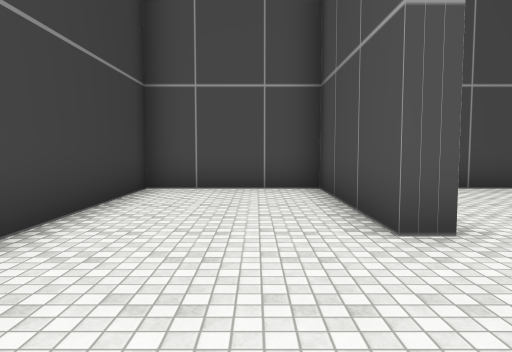
view 1 (above)

16 first-person views from a walk through a scene from a Unity 3-D project. The camera is 1.5 m above the floor, tilts 4° down and sees 70° across. The floor is counted in squares, 2 m on a side. Each view is taken from the middle of a square. On the plan, view 1 faces up. The plan holds only what a view shows up to about 11 squares ahead; the rest is blank. The place goes on beyond the plan. Some surface patterns are stand-ins.

view 2
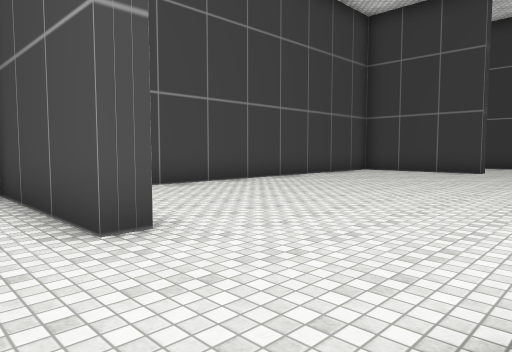

view 3
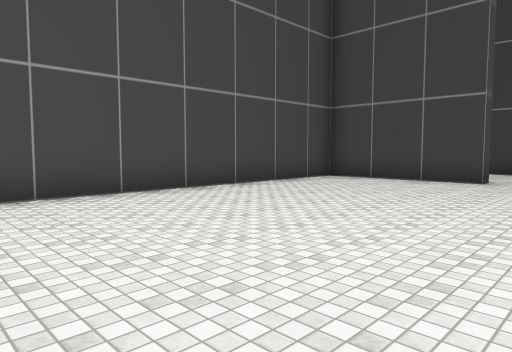

view 4
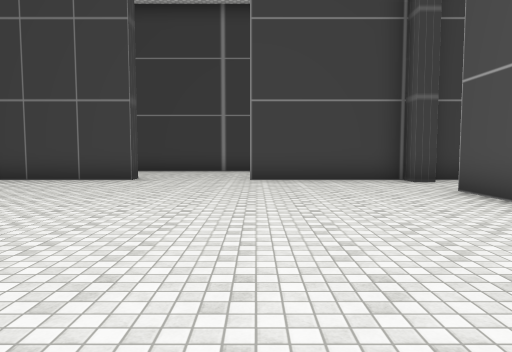

view 5
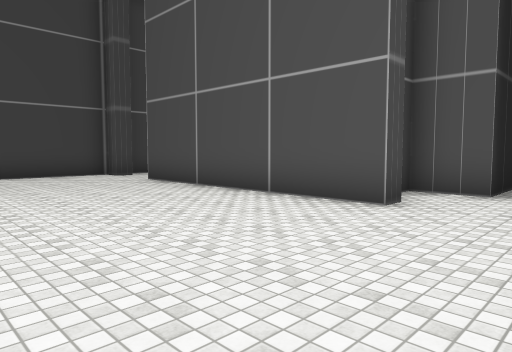

view 6
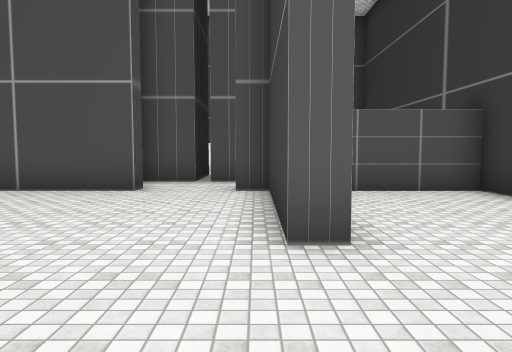

view 7
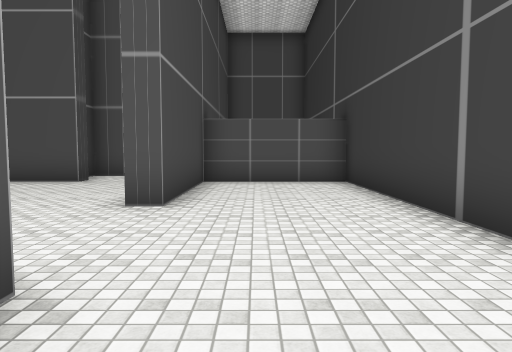

view 8
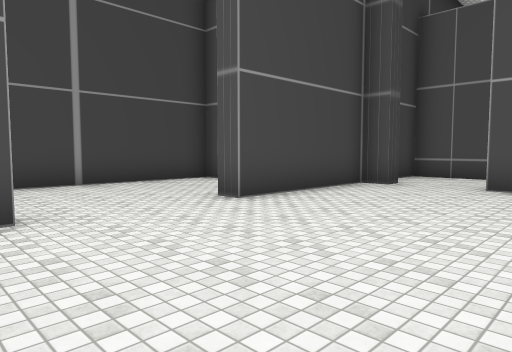

view 9
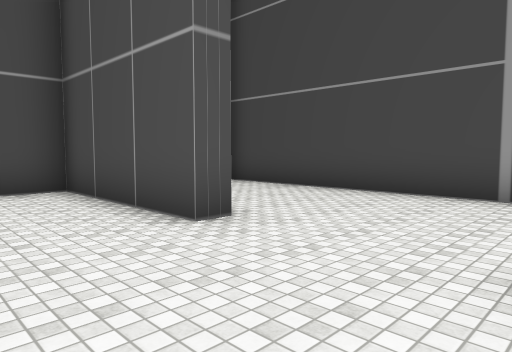

view 10
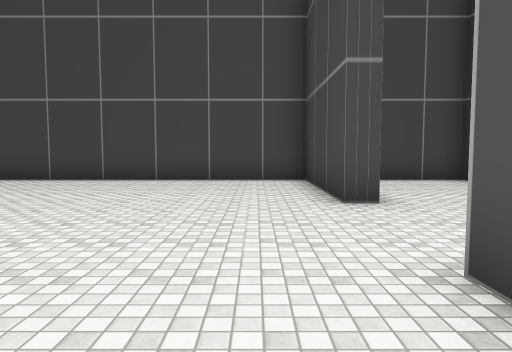

view 11
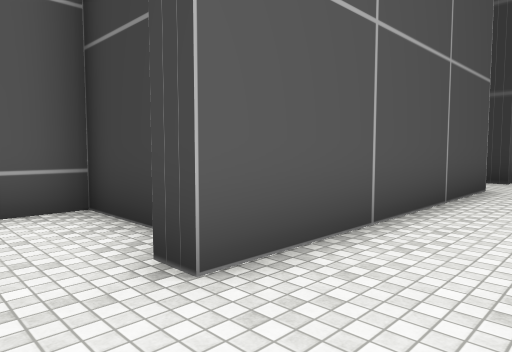

view 12
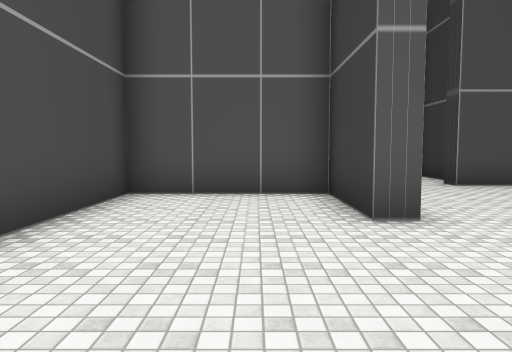

view 13
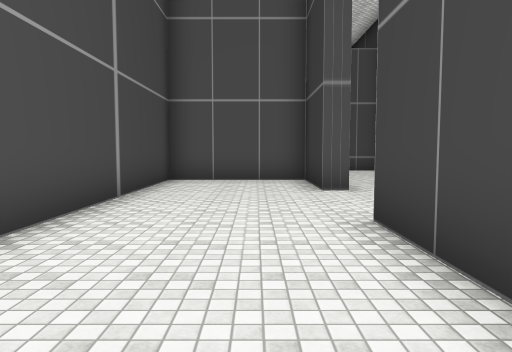

view 14
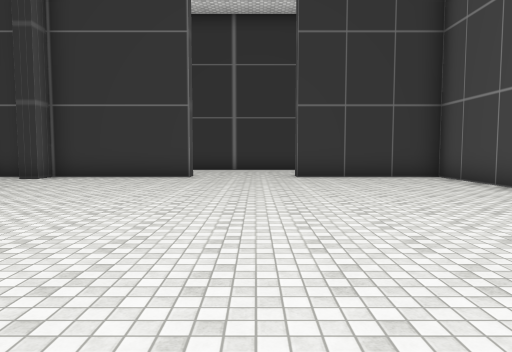

view 15
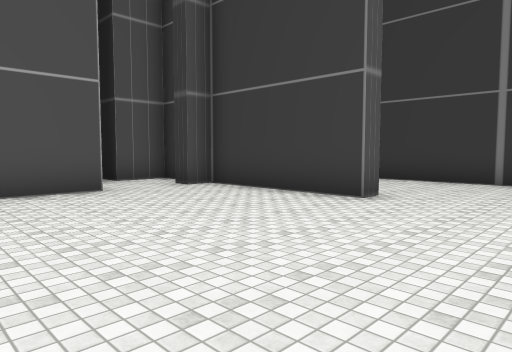

view 16
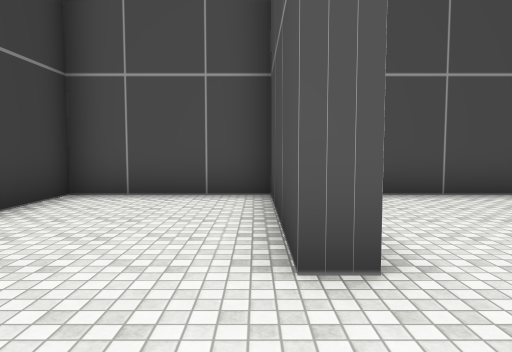

### Floor plan
Points are (right, up) in squares from view 1. A wall is a line through its corners. A room is listed if a view was taken in it or the views show most of it. See-through windows are left out.
Room 1 (views 1, 2, 3, 4, 5, 6, 7, 8, 9, 10, 11, 12, 13, 14, 15, 16)
walls: (4.2, -4.4) (4.2, -3.7) (10.7, -3.7) (10.7, -4.2); (2.4, -3.7) (2.4, -4.2); (13.7, 5.4) (13.7, 3.1) (13.3, 3.1) (13.3, 7.1) (1.7, 7.1) (1.7, 3.1) (1.3, 3.1) (1.3, 7.1) (-2.2, 7.1) (-2.2, -3.7) (1.3, -3.7) (1.3, 0.2) (1.7, 0.2) (1.7, -3.7); (10.2, -5.1) (10.2, -6.7) (13.3, -6.7) (13.3, -4.5); (1.7, -4.6) (1.7, -5.8) (3.1, -5.8); (12.6, -4.4) (12.6, -3.7) (13.3, -3.7) (13.3, 0.2) (13.7, 0.2) (13.7, -2.2) (17.2, -2.2) (17.2, 7.1) (15, 7.1); (3.4, -5.8) (4.7, -5.8) (4.7, -5.2)

Where each view was taken, in squares from view 1:
view 1: 0 up, 0 right, facing up
view 2: 0 up, 0 right, facing up-right
view 3: 1 up, 4 right, facing up-right
view 4: 0 up, 4 right, facing right
view 5: 1 up, 2 right, facing down-right
view 6: 3 up, 2 right, facing down
view 7: 5 up, 0 right, facing down
view 8: 4 up, 9 right, facing down-right
view 9: 0 up, 11 right, facing up-right
view 10: 2 down, 12 right, facing up
view 11: 2 down, 12 right, facing down-left
view 12: 4 up, 15 right, facing down
view 13: 7 up, 15 right, facing down
view 14: 2 up, 12 right, facing left
view 15: 3 up, 7 right, facing down-left
view 16: 1 up, 1 right, facing up
